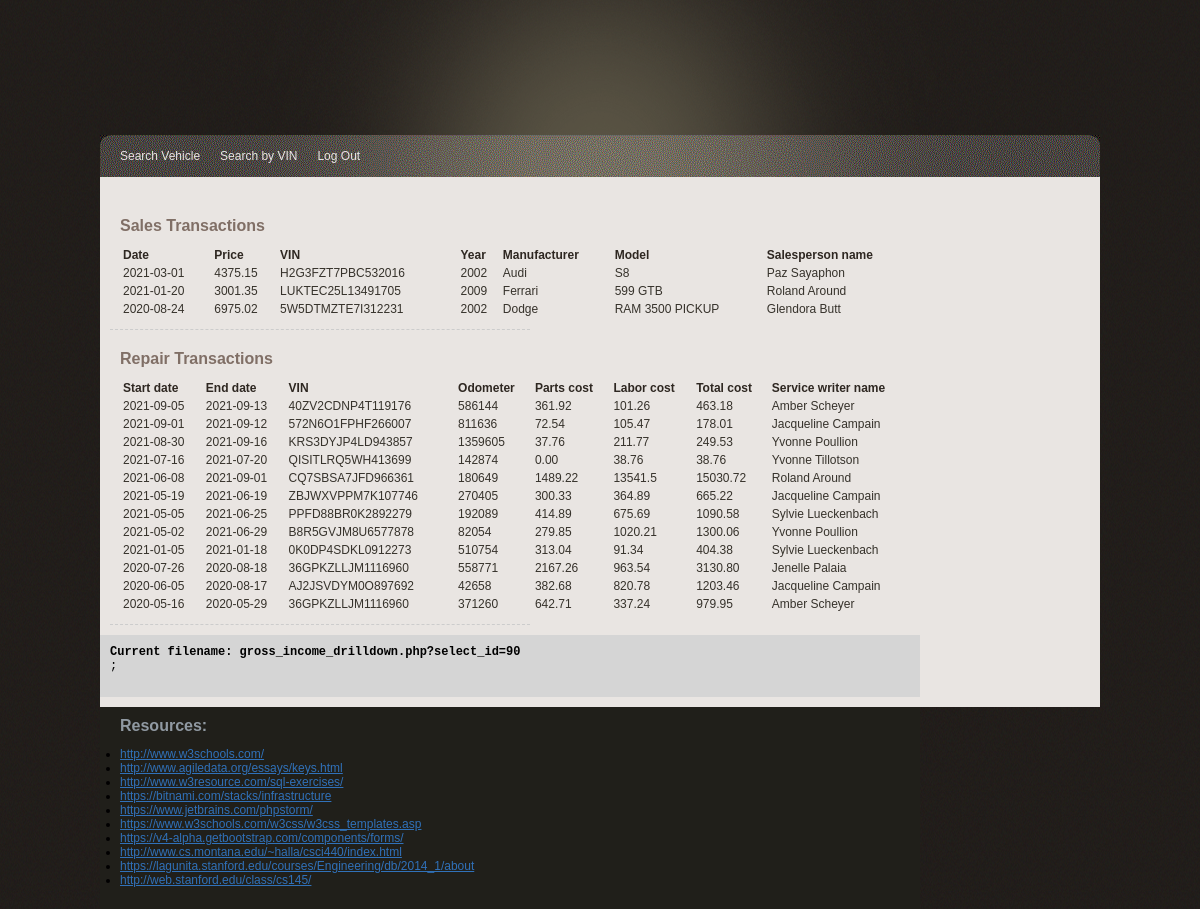
The page /Phase_3/gross_income_drilldown.php?select_id=90 (signed in) on the database its author committed.
### tables this page shows
CREATE TABLE Repair (
  VIN varchar(17) NOT NULL,
  StartDate date NOT NULL,
  CustomerID int NOT NULL,
  EndDate date NULL,
  Odometer int NULL,
  LaborCharges float NULL,
  Description varchar(1000) NOT NULL,
  ServiceWriterUsername varchar(200) NOT NULL,
  PRIMARY KEY (VIN, StartDate)
);

### Phase_3/lib/sqlLib.php (called while the page is built, shortened)
<?php
function get_income_drilldown_by_sales($id) {
    return "SELECT DateSold, SoldPrice, VIN, ModelYear, ManufacturerName, ModelName, SalespeopleName
            FROM (SELECT CustomerID, DateSold, SoldPrice, VIN, ModelYear, ManufacturerName, ModelName,
                CONCAT(u.FirstName,' ',u.LastName) AS SalespeopleName
                FROM Vehicle v
                JOIN User u ON v.SalespeopleUsername = u.Username
                WHERE CustomerID IS NOT NULL) sales_income
            WHERE CustomerID = $id
            ORDER BY DateSold DESC, VIN";
}
function get_income_drilldown_by_repairs($id) {
    return "SELECT StartDate, EndDate, VIN, Odometer, PartsCost, LaborCharges, ROUND(PartsCost+LaborCharges, 2) AS TotalCost, ServiceWriterName
            FROM (SELECT CustomerID, r.StartDate, COALESCE(EndDate, '') AS EndDate, r.VIN, Odometer, LaborCharges,
                ROUND(SUM(COALESCE((UnitPrice*QuantityUsed), 0)), 2) AS PartsCost, CONCAT(u.FirstName,' ',u.LastName) AS ServiceWriterName
                FROM Repair r
                LEFT JOIN Part p ON r.VIN = p.VIN AND r.StartDate = p.StartDate
                JOIN User u ON r.ServiceWriterUsername = u.Username
                GROUP BY r.VIN, r.StartDate) repair_income
            WHERE CustomerID = $id
            ORDER BY EndDate IS NOT NULL, StartDate DESC, EndDate DESC, VIN";
}
?>

### Phase_3/gross_income_drilldown.php (the view, shortened to what this page needs)
<?php
include('lib/common.php');
include('lib/sqlLib.php');
$select_id = $_GET['select_id'];
?>
<?php include("lib/header.php"); ?>
	</head>
	<body>
        <div id="main_container">
		    <?php include("lib/menu.php"); ?>
			<div class="center_content">
				<div class="center_left">
					<div class="features">
						<div class="profile_section">
                        	<div class="subtitle">Sales Transactions</div>
							<table style="width: 200%;">
								<tr>
									<td class="heading">Date</td>
									<td class="heading">Price</td>
									<td class="heading">VIN</td>
									<td class="heading">Year</td>
									<td class="heading">Manufacturer</td>
                                    <td class="heading">Model</td>
                                    <td class="heading">Salesperson name</td>
								</tr>
								<?php
									$query = get_income_drilldown_by_sales($select_id);
									$result = mysqli_query($db, $query);
									while ($row = mysqli_fetch_array($result, MYSQLI_ASSOC)){
										print "<tr>";
										print "<td>{$row['DateSold']}</td>";
										print "<td>{$row['SoldPrice']}</td>";
										print "<td>{$row['VIN']}</td>";
										print "<td>{$row['ModelYear']}</td>";
										print "<td>{$row['ManufacturerName']}</td>";
                                        print "<td>{$row['ModelName']}</td>";
                                        print "<td>{$row['SalespeopleName']}</td>";
										print "</tr>";
									}
								?>
							</table>
						</div>
                        <div class="profile_section">
                        	<div class="subtitle">Repair Transactions</div>
							<table style="width: 200%;">
								<tr>
									<td class="heading">Start date</td>
                                    <td class="heading">End date</td>
									<td class="heading">VIN</td>
									<td class="heading">Odometer</td>
									<td class="heading">Parts cost</td>
                                    <td class="heading">Labor cost</td>
                                    <td class="heading">Total cost</td>
                                    <td class="heading">Service writer name</td>
								</tr>
								<?php
									$query = get_income_drilldown_by_repairs($select_id);
									$result = mysqli_query($db, $query);
									while ($row = mysqli_fetch_array($result, MYSQLI_ASSOC)){
										print "<tr>";
										print "<td>{$row['StartDate']}</td>";
										print "<td>{$row['EndDate']}</td>";
										print "<td>{$row['VIN']}</td>";
										print "<td>{$row['Odometer']}</td>";
										print "<td>{$row['PartsCost']}</td>";
                                        print "<td>{$row['LaborCharges']}</td>";
                                        print "<td>{$row['TotalCost']}</td>";
                                        print "<td>{$row['ServiceWriterName']}</td>";
										print "</tr>";
									}
								?>
							</table>
						</div>
					 </div>
				</div>
                <?php include("lib/error.php"); ?>
			</div>
               <?php include("lib/footer.php"); ?>
		</div>
	</body>
</html>

### Phase_3/css/gtonline_style.css (style rules this page uses)
body { background:url(../img/bg.gif) repeat #000000; padding:0; font-family: Verdana, Geneva, sans-serif; font-size:12px; margin:auto auto auto auto; color:#36322b; }
table { width: 100%; }
th, td { padding: 1px; text-align: left; }
#main_container { width:1000px; height:auto; margin:auto; padding:0px; }
.heading { font-size:12px; color:#2e2721; font-weight:bold; }
.subtitle { width: 600px; font-family: Verdana, Geneva, sans-serif; font-weight:bold; font-size:16px; color:#806F66; padding:10px 0px 10px 0px; }
.center_content { width:1000px; height:auto; padding:10px 0px 10px 0px; clear:both; background-color:#E9E5E2; }
.center_left { width:600px; float:left; padding:10px 10px 10px 10px; }
.profile_section { float:left; width:400px; border-bottom:1px #CCCCCC dashed; padding:10px 10px 10px 10px; }

### rows shown on the page
repair: StartDate "2021-09-05", EndDate "2021-09-13", VIN "40ZV2CDNP4T119176", Odometer "586144", PartsCost "361.92", LaborCharges "101.26", TotalCost "463.18", ServiceWriterName "Amber Scheyer"
repair: StartDate "2021-09-01", EndDate "2021-09-12", VIN "572N6O1FPHF266007", Odometer "811636", PartsCost "72.54", LaborCharges "105.47", TotalCost "178.01", ServiceWriterName "Jacqueline Campain"
repair: StartDate "2021-08-30", EndDate "2021-09-16", VIN "KRS3DYJP4LD943857", Odometer "1359605", PartsCost "37.76", LaborCharges "211.77", TotalCost "249.53", ServiceWriterName "Yvonne Poullion"
repair: StartDate "2021-07-16", EndDate "2021-07-20", VIN "QISITLRQ5WH413699", Odometer "142874", PartsCost "0.00", LaborCharges "38.76", TotalCost "38.76", ServiceWriterName "Yvonne Tillotson"
repair: StartDate "2021-06-08", EndDate "2021-09-01", VIN "CQ7SBSA7JFD966361", Odometer "180649", PartsCost "1489.22", LaborCharges "13541.5", TotalCost "15030.72", ServiceWriterName "Roland Around"
repair: StartDate "2021-05-19", EndDate "2021-06-19", VIN "ZBJWXVPPM7K107746", Odometer "270405", PartsCost "300.33", LaborCharges "364.89", TotalCost "665.22", ServiceWriterName "Jacqueline Campain"
repair: StartDate "2021-05-05", EndDate "2021-06-25", VIN "PPFD88BR0K2892279", Odometer "192089", PartsCost "414.89", LaborCharges "675.69", TotalCost "1090.58", ServiceWriterName "Sylvie Lueckenbach"
repair: StartDate "2021-05-02", EndDate "2021-06-29", VIN "B8R5GVJM8U6577878", Odometer "82054", PartsCost "279.85", LaborCharges "1020.21", TotalCost "1300.06", ServiceWriterName "Yvonne Poullion"
repair: StartDate "2021-01-05", EndDate "2021-01-18", VIN "0K0DP4SDKL0912273", Odometer "510754", PartsCost "313.04", LaborCharges "91.34", TotalCost "404.38", ServiceWriterName "Sylvie Lueckenbach"
repair: StartDate "2020-07-26", EndDate "2020-08-18", VIN "36GPKZLLJM1116960", Odometer "558771", PartsCost "2167.26", LaborCharges "963.54", TotalCost "3130.80", ServiceWriterName "Jenelle Palaia"
repair: StartDate "2020-06-05", EndDate "2020-08-17", VIN "AJ2JSVDYM0O897692", Odometer "42658", PartsCost "382.68", LaborCharges "820.78", TotalCost "1203.46", ServiceWriterName "Jacqueline Campain"
repair: StartDate "2020-05-16", EndDate "2020-05-29", VIN "36GPKZLLJM1116960", Odometer "371260", PartsCost "642.71", LaborCharges "337.24", TotalCost "979.95", ServiceWriterName "Amber Scheyer"

### other values the page prints
$row['DateSold'] "2021-03-01"
$row['SoldPrice'] "4375.15"
$row['VIN'] "H2G3FZT7PBC532016"
$row['ModelYear'] "2002"
$row['ManufacturerName'] "Audi"
$row['ModelName'] "S8"
$row['SalespeopleName'] "Paz Sayaphon"
$row['DateSold'] "2021-01-20"
$row['SoldPrice'] "3001.35"
$row['VIN'] "LUKTEC25L13491705"
$row['ModelYear'] "2009"
$row['ManufacturerName'] "Ferrari"
$row['ModelName'] "599 GTB"
$row['SalespeopleName'] "Roland Around"
$row['DateSold'] "2020-08-24"
